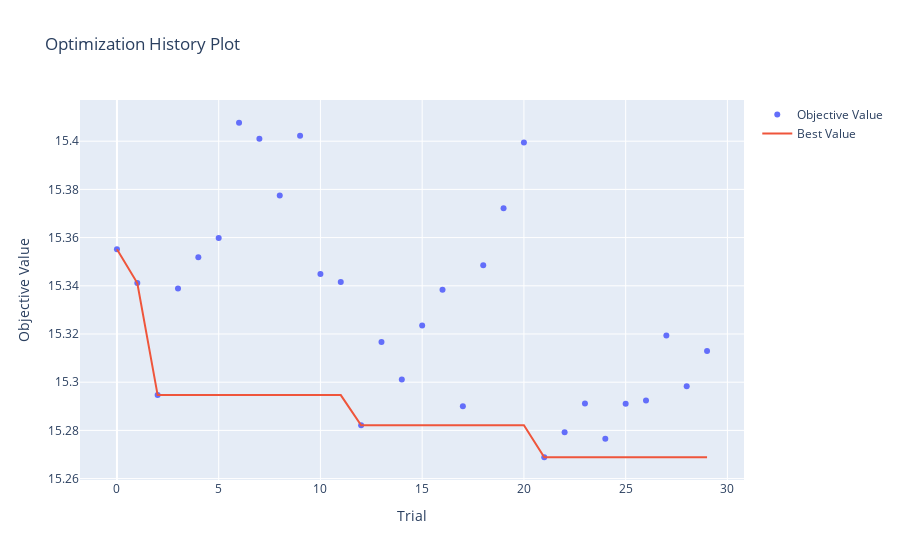

Here is the notebook cell this chart was saved with:
### Code cell
# 하이퍼파라미터 최적화 과정을 확인
optuna.visualization.plot_optimization_history(study)

### Figure 1 — Plotly figure (JSON) as saved in the notebook; plotly's stock layout.template omitted (floating-point values rounded to 4 significant figures)
{"data": [{"mode": "markers", "name": "Objective Value", "type": "scatter", "x": [0, 1, 2, 3, 4, 5, 6, 7, 8, 9, 10, 11, 12, 13, 14, 15, 16, 17, 18, 19, 20, 21, 22, 23, 24, 25, 26, 27, 28, 29], "y": [15.36, 15.34, 15.29, 15.34, 15.35, 15.36, 15.41, 15.4, 15.38, 15.4, 15.34, 15.34, 15.28, 15.32, 15.3, 15.32, 15.34, 15.29, 15.35, 15.37, 15.4, 15.27, 15.28, 15.29, 15.28, 15.29, 15.29, 15.32, 15.3, 15.31]}, {"mode": "lines", "name": "Best Value", "type": "scatter", "x": [0, 1, 2, 3, 4, 5, 6, 7, 8, 9, 10, 11, 12, 13, 14, 15, 16, 17, 18, 19, 20, 21, 22, 23, 24, 25, 26, 27, 28, 29], "y": [15.36, 15.34, 15.29, 15.29, 15.29, 15.29, 15.29, 15.29, 15.29, 15.29, 15.29, 15.29, 15.28, 15.28, 15.28, 15.28, 15.28, 15.28, 15.28, 15.28, 15.28, 15.27, 15.27, 15.27, 15.27, 15.27, 15.27, 15.27, 15.27, 15.27]}, {"marker": {"color": "#cccccc"}, "mode": "markers", "name": "Infeasible Trial", "showlegend": false, "type": "scatter", "x": [], "y": []}], "layout": {"title": {"text": "Optimization History Plot"}, "xaxis": {"title": {"text": "Trial"}}, "yaxis": {"title": {"text": "Objective Value"}}}}
